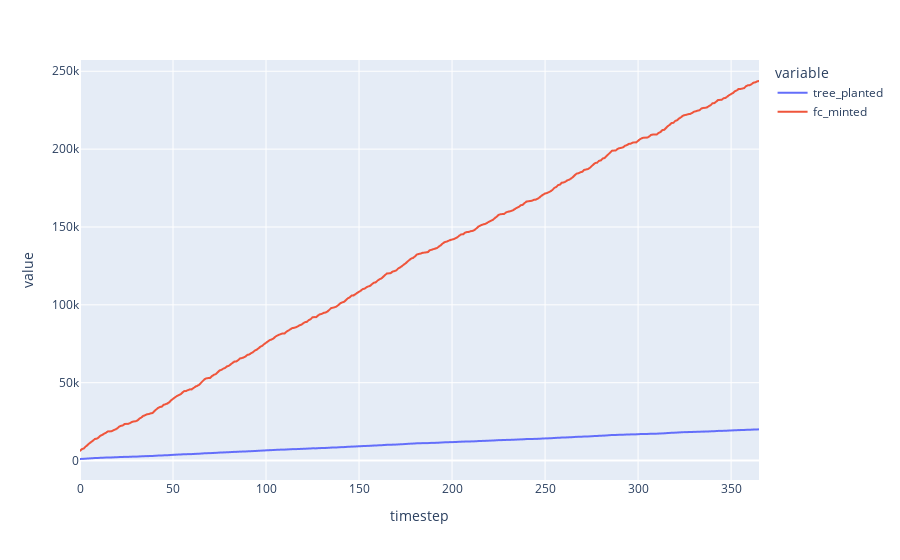

The notebook cell this image was saved under:
### Code cell
pd.options.plotting.backend = "plotly"
df.plot(kind='line', x='timestep', y=['tree_planted', 'fc_minted'])

### Figure 1 — Plotly figure (JSON) as saved in the notebook; plotly's stock layout.template omitted (floating-point values rounded to 4 significant figures; data arrays with more than 128 entries replaced by an {"elided": "..."} marker saying what was removed)
{"data": [{"hovertemplate": "variable=tree_planted<br>timestep=%{x}<br>value=%{y}<extra></extra>", "legendgroup": "tree_planted", "line": {"color": "#636efa", "dash": "solid"}, "mode": "lines", "name": "tree_planted", "showlegend": true, "type": "scattergl", "x": {"elided": "1096 int values"}, "xaxis": "x", "y": {"elided": "1096 int values"}, "yaxis": "y"}, {"hovertemplate": "variable=fc_minted<br>timestep=%{x}<br>value=%{y}<extra></extra>", "legendgroup": "fc_minted", "line": {"color": "#EF553B", "dash": "solid"}, "mode": "lines", "name": "fc_minted", "showlegend": true, "type": "scattergl", "x": {"elided": "1096 int values"}, "xaxis": "x", "y": {"elided": "1096 float values"}, "yaxis": "y"}], "layout": {"legend": {"title": {"text": "variable"}, "tracegroupgap": 0}, "margin": {"t": 60}, "xaxis": {"anchor": "y", "domain": [0, 1], "title": {"text": "timestep"}}, "yaxis": {"anchor": "x", "domain": [0, 1], "title": {"text": "value"}}}}
